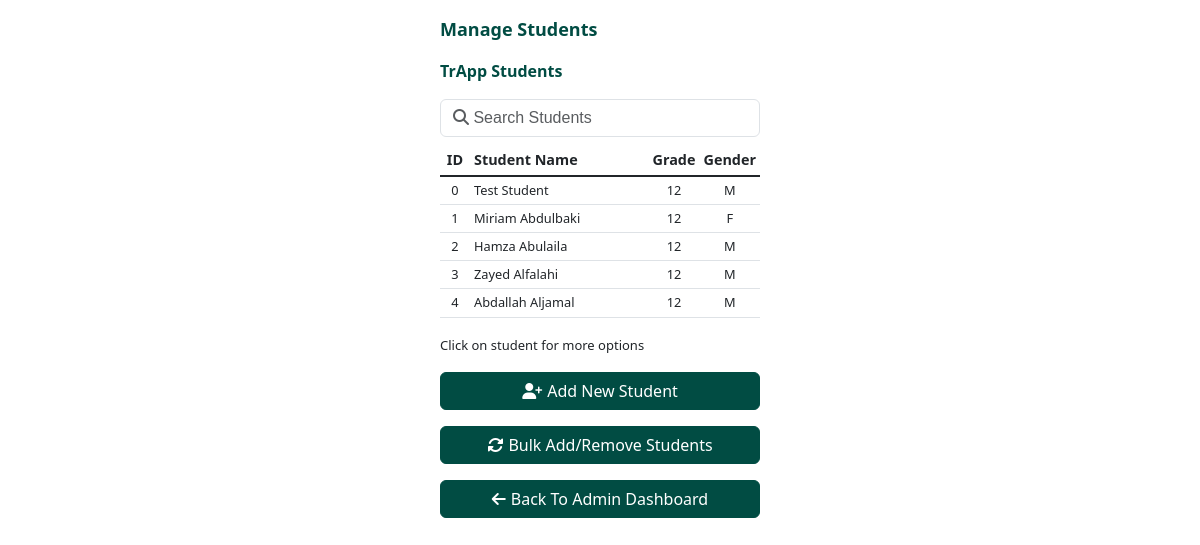
Page /admin/students/ (signed in) on the committed database.
### classes.py (models this page shows, shortened)
class Student(db.Model):
    __tablename__ = 'students'
    id = db.Column(db.Integer, primary_key=True)
    name = db.Column(db.String, nullable=False)
    email = db.Column(db.String, nullable=False)
    grade = db.Column(db.Integer, nullable=False)
    gender = db.Column(db.String(1), nullable=True, default="-")
    @staticmethod
    def get_student_by_id(student_id, return_dict=True):
        student = db.session.query(Student).filter_by(id=student_id).first()
        if not return_dict or student is None:
            return student
        else:
            return dict_converter(student)
    @staticmethod
    def get_all_students(return_dict=False):
        students = db.session.query(Student).all()
        if return_dict:
            return [dict_converter(s) for s in students]
        else:
            return students

### app.py (the view, shortened to what this page needs)
@app.route("/admin/students/", methods=["GET", "POST"])
@admin_only
def admin_students():
    students = Student.get_all_students(return_dict=True)
    return render_template("admin/students.html", students=students)

### app.py (called while the page is built)
def login_required(disable_verify=False):
    def decorator(f):
        @wraps(f)
        def decorated_function(*args, **kwargs):
            if 'user_id' not in session or current_user['db_user'] is None:
                return redirect("/login")
            elif not disable_verify and current_user['db_user'] is not None and not current_user['db_user'].is_verified:
                if not current_user['db_user'].is_resetting:
                    return redirect("/verify")
            return f(*args, **kwargs)
        return decorated_function
    return decorator

def admin_only(f):
    @wraps(f)
    @login_required()
    def decorated_function(*args, **kwargs):
        if not current_user['db_user'].is_admin:
            abort(403)
        return f(*args, **kwargs)
    return decorated_function

@app.before_request
def before_request():
    if 'user_id' in session:
        if User.check_exist_with_id(session['user_id']):
            current_user['db_user'] = User.get_user_by_id(session['user_id'])
            if current_user['db_user'].is_teacher:
                current_user['teacher'] = Teacher.get_teacher_by_id(current_user['db_user'].teacher_id)
            if current_user['db_user'].is_student:
                current_user['student'] = Student.get_student_by_id(current_user['db_user'].student_id)

### classes.py (called while the page is built)
def dict_converter(row):
    return {column.name: getattr(row, row.__mapper__.get_property_by_column(column).key) for column in row.__table__.columns}

    @staticmethod
    def get_user_by_id(id):
        return db.session.query(User).filter_by(id=id).first()

    @staticmethod
    def check_exist_with_id(id):
        return User.get_user_by_id(id) is not None

    @staticmethod
    def get_teacher_by_id(teacher_id, return_dict=True):
        teacher = db.session.query(Teacher).filter_by(id=teacher_id).first()
        if not return_dict or teacher is None:
            return teacher
        else:
            return dict_converter(teacher)

### templates/admin/students.html (shortened to what this page needs)
{% extends "layout.html" %}
{% block main %}
<label class="d-grid form-label mt-3 mx-auto">Manage Students</label>
<label class="d-grid info-label mt-3 mx-auto">TrApp Students</label>
<input type="text" class="mt-3 mx-auto form-control fontAwesome" id="student_search" onkeyup="searchStudents()" placeholder="&#xF002; Search Students">
<table class="table table-5-rows table-sm table-hover mt-2 mx-auto" id="students_table">
	<thead>
		<tr>
			<th class="text-center">ID</th>
			<th style="width:100%;" >Student Name</th>
			<th data-type="number" class="text-center">Grade</th>
			<th class="text-center">Gender</th>
		</tr>
	</thead>
	<tbody class="table-group-divider">
		{%for s in students%}
		<tr onclick="updateStudentInfoPanel(JSON.parse('{{s.id}}'))" data-toggle="modal" data-target="#student_edit_information">
			<td class="text-center">{{s.id}}</td>
			<td title="{{s.email}}">{{s.name}}</td>
			<td class="text-center">{{s.grade}}</td>
			<td class="text-center">{{s.gender}}</td>
		</tr>
		{%endfor%}
	</tbody>
</table>
<text style="font-size: small;" class="d-grid mx-auto">Click on student for more options</text>
<button class="mt-3 d-grid gap-2 col-6 mx-auto btn btn-primary" data-bs-toggle="modal" data-bs-target="#add_student_modal">
    <div class="icon-text-container center-div">
        <i class="fas fa-user-plus"></i>
        <span>Add New Student</span>
    </div>
</button>
<a href="/admin/students/update" class="mt-3 d-grid gap-2 col-6 mx-auto btn btn-primary" role="button">
    <div class="icon-text-container center-div">
        <i class="fas fa-rotate"></i>
        <span>Bulk Add/Remove Students</span>
    </div>
</a>
<a href="/admin" class="mt-3 d-grid gap-2 col-6 mx-auto btn btn-primary" role="button">
    <div class="icon-text-container center-div">
        <i class="fas fa-arrow-left"></i>
        <span>Back To Admin Dashboard</span>
    </div>
</a>
{% endblock %}

### static/css/style.css (style rules this page uses)
:root { --default-width: 320px; --modal-width: 360px; --acs-green: #014C43; --acs-green-transparent: #014c4350; }
.btn-primary { width: var(--default-width) !important; border-color: var(--acs-green) !important; background-color: var(--acs-green) !important; }
.form-label { width: var(--default-width) !important; }
.form-control { width: var(--default-width) !important; }
label { color: var(--acs-green); font-weight: bold; font-size: large; }
.info-label { width: var(--default-width) !important; margin-left: auto; font-size: medium; }
text { width: var(--default-width) !important; }
.table { width: var(--default-width) !important; display: block !important; max-height: 500px !important; overflow: auto !important; }
.table-5-rows { width: var(--default-width) !important; display: block !important; max-height: 175px !important; overflow: auto !important; }
thead { top: 0; color: var(--acs-green); position: sticky; background-color: white; font-size: 90%; }
td { white-space: nowrap; font-size: 80%; }
.icon-text-container { display: flex; align-items: center; }
.icon-text-container i { margin-right: 5px; }
.center-div { margin: auto; }
.fontAwesome { font-family: 'Helvetica', FontAwesome, sans-serif; }

### templates/layout.html (style rules this page uses)
.hidden { display:none; }

### rows in the picture
Student: id "0", name "Test Student", grade "12", gender "M"
Student: id "1", name "Miriam Abdulbaki", grade "12", gender "F"
Student: id "2", name "Hamza Abulaila", grade "12", gender "M"
Student: id "3", name "Zayed Alfalahi", grade "12", gender "M"
Student: id "4", name "Abdallah Aljamal", grade "12", gender "M"
